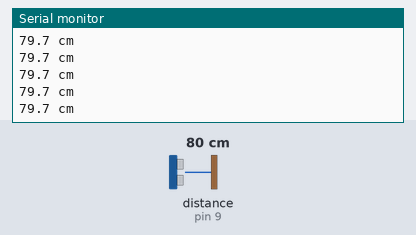
Simulated run of this sketch. Board: Arduino Uno, built with avr-gcc and run on an emulated ATmega328P. On the bench: the last lines printed to the serial monitor. Wiring (inferred from the names in the program): ultrasonic range finder: trigger pin 10; echo pin 9. Inputs (shaded band) come from the test bench; at power-on: distance to the obstacle (sensor on pin 9) 80 cm. The echo pulse lasts 58.3 µs per cm.

Above: at 1.2 s.
1.3 s: distance to the obstacle (sensor on pin 9) set to 9 cm
At 1.71 s:
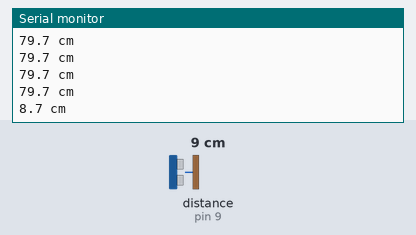
4.3 s: distance to the obstacle (sensor on pin 9) set to 2 cm
At 4.48 s:
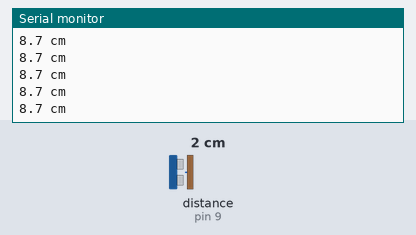
Timing chart, 0 to 7.3 s (numbered marks = the images above; inputs shaded):
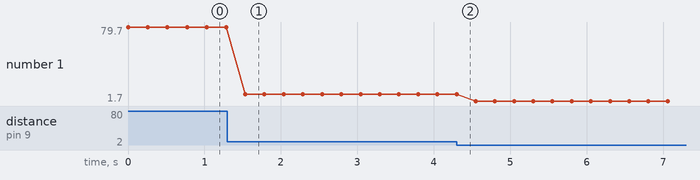

The sketch:

sensor_reading.ino
```cpp
const int trigPin = 10;
const int echoPin = 9;

void setup(){
  pinMode(trigPin, OUTPUT);

  pinMode(echoPin, INPUT);

  Serial.begin(31250);

}

void loop(){
  digitalWrite(trigPin, LOW);
  delayMicroseconds(2);
  digitalWrite(trigPin, HIGH);
  delayMicroseconds(10);

  digitalWrite(trigPin, LOW);

  unsigned long echoTime = pulseIn(echoPin, HIGH, 30000);

  if (echoTime == 0) {
    Serial.println("No echo");

  } else{
    float distanceCm = echoTime * 0.0343 / 2.0;

    Serial.print(distanceCm, 1);

    Serial.println(" cm");

  }
  delay(250);
}
```

Measured:
- after the input at 1.3 s, the serial monitor: prints a new line after 0.23 s (image 1)
- plotted number 1: 79.7 → 8.7 after the input at 1.3 s, 8.7 → 1.7 after the input at 4.3 s
